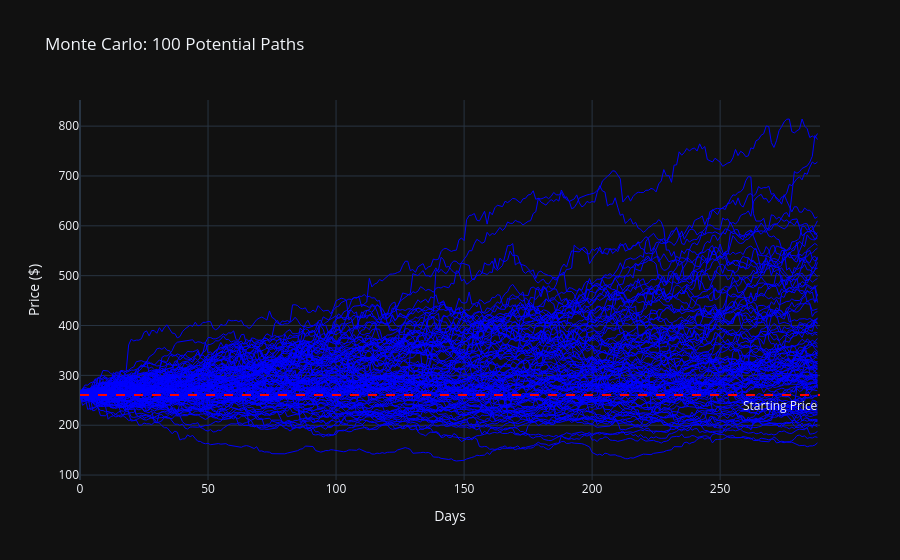
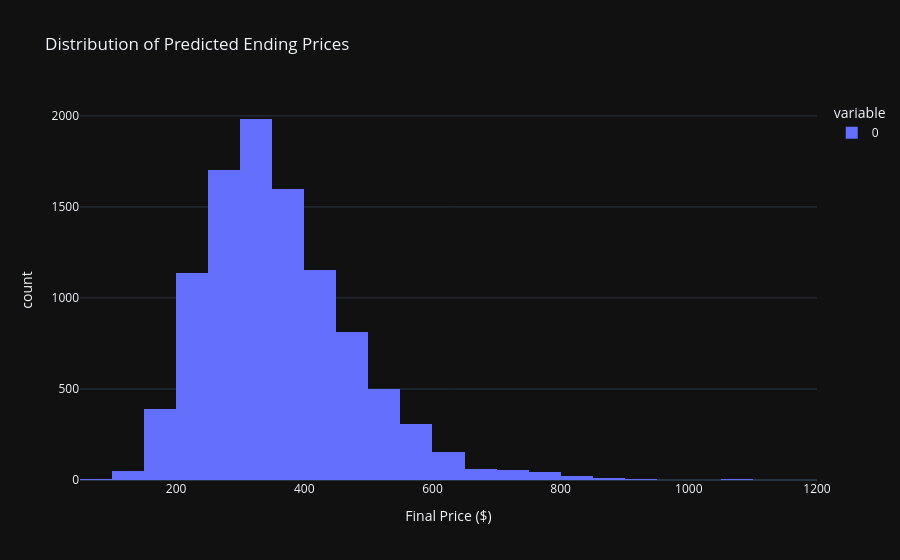

Notebook source saved alongside these figures, in order:
### Code cell
from probfunc import stockDNA, predictEnd2026, predictByDay2026

# a, b, loc, scale = stockDNA('../Data/Log_Simple_Returns.csv', 'Simple Returns')
# predictEnd2026(260.88, a, b, loc, scale)

# a, b, loc, scale = stockDNA('../Data/Spy_simple_returns.csv', 'Simple Returns')
# predictEnd2026(676.33, a, b, loc, scale)

a, b, loc, scale = stockDNA('../Data/Log_Simple_Returns.csv', 'Simple Returns')
predictByDay2026(260.81, a, b, loc, scale, 289)

### Figure 1 — Plotly figure (JSON) as saved in the notebook; plotly's stock layout.template omitted (floating-point values rounded to 4 significant figures; data arrays with more than 128 entries replaced by an {"elided": "..."} marker saying what was removed)
{"data": [{"line": {"color": "blue", "width": 1}, "mode": "lines", "showlegend": false, "type": "scatter", "x": {"elided": "289 int values"}, "y": {"elided": "289 float values"}}, {"line": {"color": "blue", "width": 1}, "mode": "lines", "showlegend": false, "type": "scatter", "x": {"elided": "289 int values"}, "y": {"elided": "289 float values"}}, {"line": {"color": "blue", "width": 1}, "mode": "lines", "showlegend": false, "type": "scatter", "x": {"elided": "289 int values"}, "y": {"elided": "289 float values"}}, {"line": {"color": "blue", "width": 1}, "mode": "lines", "showlegend": false, "type": "scatter", "x": {"elided": "289 int values"}, "y": {"elided": "289 float values"}}, {"line": {"color": "blue", "width": 1}, "mode": "lines", "showlegend": false, "type": "scatter", "x": {"elided": "289 int values"}, "y": {"elided": "289 float values"}}, {"line": {"color": "blue", "width": 1}, "mode": "lines", "showlegend": false, "type": "scatter", "x": {"elided": "289 int values"}, "y": {"elided": "289 float values"}}, {"line": {"color": "blue", "width": 1}, "mode": "lines", "showlegend": false, "type": "scatter", "x": {"elided": "289 int values"}, "y": {"elided": "289 float values"}}, {"line": {"color": "blue", "width": 1}, "mode": "lines", "showlegend": false, "type": "scatter", "x": {"elided": "289 int values"}, "y": {"elided": "289 float values"}}, {"line": {"color": "blue", "width": 1}, "mode": "lines", "showlegend": false, "type": "scatter", "x": {"elided": "289 int values"}, "y": {"elided": "289 float values"}}, {"line": {"color": "blue", "width": 1}, "mode": "lines", "showlegend": false, "type": "scatter", "x": {"elided": "289 int values"}, "y": {"elided": "289 float values"}}, {"line": {"color": "blue", "width": 1}, "mode": "lines", "showlegend": false, "type": "scatter", "x": {"elided": "289 int values"}, "y": {"elided": "289 float values"}}, {"line": {"color": "blue", "width": 1}, "mode": "lines", "showlegend": false, "type": "scatter", "x": {"elided": "289 int values"}, "y": {"elided": "289 float values"}}, {"line": {"color": "blue", "width": 1}, "mode": "lines", "showlegend": false, "type": "scatter", "x": {"elided": "289 int values"}, "y": {"elided": "289 float values"}}, {"line": {"color": "blue", "width": 1}, "mode": "lines", "showlegend": false, "type": "scatter", "x": {"elided": "289 int values"}, "y": {"elided": "289 float values"}}, {"line": {"color": "blue", "width": 1}, "mode": "lines", "showlegend": false, "type": "scatter", "x": {"elided": "289 int values"}, "y": {"elided": "289 float values"}}, {"line": {"color": "blue", "width": 1}, "mode": "lines", "showlegend": false, "type": "scatter", "x": {"elided": "289 int values"}, "y": {"elided": "289 float values"}}, {"line": {"color": "blue", "width": 1}, "mode": "lines", "showlegend": false, "type": "scatter", "x": {"elided": "289 int values"}, "y": {"elided": "289 float values"}}, {"line": {"color": "blue", "width": 1}, "mode": "lines", "showlegend": false, "type": "scatter", "x": {"elided": "289 int values"}, "y": {"elided": "289 float values"}}, {"line": {"color": "blue", "width": 1}, "mode": "lines", "showlegend": false, "type": "scatter", "x": {"elided": "289 int values"}, "y": {"elided": "289 float values"}}, {"line": {"color": "blue", "width": 1}, "mode": "lines", "showlegend": false, "type": "scatter", "x": {"elided": "289 int values"}, "y": {"elided": "289 float values"}}, {"line": {"color": "blue", "width": 1}, "mode": "lines", "showlegend": false, "type": "scatter", "x": {"elided": "289 int values"}, "y": {"elided": "289 float values"}}, {"line": {"color": "blue", "width": 1}, "mode": "lines", "showlegend": false, "type": "scatter", "x": {"elided": "289 int values"}, "y": {"elided": "289 float values"}}, {"line": {"color": "blue", "width": 1}, "mode": "lines", "showlegend": false, "type": "scatter", "x": {"elided": "289 int values"}, "y": {"elided": "289 float values"}}, {"line": {"color": "blue", "width": 1}, "mode": "lines", "showlegend": false, "type": "scatter", "x": {"elided": "289 int values"}, "y": {"elided": "289 float values"}}, {"line": {"color": "blue", "width": 1}, "mode": "lines", "showlegend": false, "type": "scatter", "x": {"elided": "289 int values"}, "y": {"elided": "289 float values"}}, {"line": {"color": "blue", "width": 1}, "mode": "lines", "showlegend": false, "type": "scatter", "x": {"elided": "289 int values"}, "y": {"elided": "289 float values"}}, {"line": {"color": "blue", "width": 1}, "mode": "lines", "showlegend": false, "type": "scatter", "x": {"elided": "289 int values"}, "y": {"elided": "289 float values"}}, {"line": {"color": "blue", "width": 1}, "mode": "lines", "showlegend": false, "type": "scatter", "x": {"elided": "289 int values"}, "y": {"elided": "289 float values"}}, {"line": {"color": "blue", "width": 1}, "mode": "lines", "showlegend": false, "type": "scatter", "x": {"elided": "289 int values"}, "y": {"elided": "289 float values"}}, {"line": {"color": "blue", "width": 1}, "mode": "lines", "showlegend": false, "type": "scatter", "x": {"elided": "289 int values"}, "y": {"elided": "289 float values"}}, {"line": {"color": "blue", "width": 1}, "mode": "lines", "showlegend": false, "type": "scatter", "x": {"elided": "289 int values"}, "y": {"elided": "289 float values"}}, {"line": {"color": "blue", "width": 1}, "mode": "lines", "showlegend": false, "type": "scatter", "x": {"elided": "289 int values"}, "y": {"elided": "289 float values"}}, {"line": {"color": "blue", "width": 1}, "mode": "lines", "showlegend": false, "type": "scatter", "x": {"elided": "289 int values"}, "y": {"elided": "289 float values"}}, {"line": {"color": "blue", "width": 1}, "mode": "lines", "showlegend": false, "type": "scatter", "x": {"elided": "289 int values"}, "y": {"elided": "289 float values"}}, {"line": {"color": "blue", "width": 1}, "mode": "lines", "showlegend": false, "type": "scatter", "x": {"elided": "289 int values"}, "y": {"elided": "289 float values"}}, {"line": {"color": "blue", "width": 1}, "mode": "lines", "showlegend": false, "type": "scatter", "x": {"elided": "289 int values"}, "y": {"elided": "289 float values"}}, {"line": {"color": "blue", "width": 1}, "mode": "lines", "showlegend": false, "type": "scatter", "x": {"elided": "289 int values"}, "y": {"elided": "289 float values"}}, {"line": {"color": "blue", "width": 1}, "mode": "lines", "showlegend": false, "type": "scatter", "x": {"elided": "289 int values"}, "y": {"elided": "289 float values"}}, {"line": {"color": "blue", "width": 1}, "mode": "lines", "showlegend": false, "type": "scatter", "x": {"elided": "289 int values"}, "y": {"elided": "289 float values"}}, {"line": {"color": "blue", "width": 1}, "mode": "lines", "showlegend": false, "type": "scatter", "x": {"elided": "289 int values"}, "y": {"elided": "289 float values"}}, {"line": {"color": "blue", "width": 1}, "mode": "lines", "showlegend": false, "type": "scatter", "x": {"elided": "289 int values"}, "y": {"elided": "289 float values"}}, {"line": {"color": "blue", "width": 1}, "mode": "lines", "showlegend": false, "type": "scatter", "x": {"elided": "289 int values"}, "y": {"elided": "289 float values"}}, {"line": {"color": "blue", "width": 1}, "mode": "lines", "showlegend": false, "type": "scatter", "x": {"elided": "289 int values"}, "y": {"elided": "289 float values"}}, {"line": {"color": "blue", "width": 1}, "mode": "lines", "showlegend": false, "type": "scatter", "x": {"elided": "289 int values"}, "y": {"elided": "289 float values"}}, {"line": {"color": "blue", "width": 1}, "mode": "lines", "showlegend": false, "type": "scatter", "x": {"elided": "289 int values"}, "y": {"elided": "289 float values"}}, {"line": {"color": "blue", "width": 1}, "mode": "lines", "showlegend": false, "type": "scatter", "x": {"elided": "289 int values"}, "y": {"elided": "289 float values"}}, {"line": {"color": "blue", "width": 1}, "mode": "lines", "showlegend": false, "type": "scatter", "x": {"elided": "289 int values"}, "y": {"elided": "289 float values"}}, {"line": {"color": "blue", "width": 1}, "mode": "lines", "showlegend": false, "type": "scatter", "x": {"elided": "289 int values"}, "y": {"elided": "289 float values"}}, {"line": {"color": "blue", "width": 1}, "mode": "lines", "showlegend": false, "type": "scatter", "x": {"elided": "289 int values"}, "y": {"elided": "289 float values"}}, {"line": {"color": "blue", "width": 1}, "mode": "lines", "showlegend": false, "type": "scatter", "x": {"elided": "289 int values"}, "y": {"elided": "289 float values"}}, {"line": {"color": "blue", "width": 1}, "mode": "lines", "showlegend": false, "type": "scatter", "x": {"elided": "289 int values"}, "y": {"elided": "289 float values"}}, {"line": {"color": "blue", "width": 1}, "mode": "lines", "showlegend": false, "type": "scatter", "x": {"elided": "289 int values"}, "y": {"elided": "289 float values"}}, {"line": {"color": "blue", "width": 1}, "mode": "lines", "showlegend": false, "type": "scatter", "x": {"elided": "289 int values"}, "y": {"elided": "289 float values"}}, {"line": {"color": "blue", "width": 1}, "mode": "lines", "showlegend": false, "type": "scatter", "x": {"elided": "289 int values"}, "y": {"elided": "289 float values"}}, {"line": {"color": "blue", "width": 1}, "mode": "lines", "showlegend": false, "type": "scatter", "x": {"elided": "289 int values"}, "y": {"elided": "289 float values"}}, {"line": {"color": "blue", "width": 1}, "mode": "lines", "showlegend": false, "type": "scatter", "x": {"elided": "289 int values"}, "y": {"elided": "289 float values"}}, {"line": {"color": "blue", "width": 1}, "mode": "lines", "showlegend": false, "type": "scatter", "x": {"elided": "289 int values"}, "y": {"elided": "289 float values"}}, {"line": {"color": "blue", "width": 1}, "mode": "lines", "showlegend": false, "type": "scatter", "x": {"elided": "289 int values"}, "y": {"elided": "289 float values"}}, {"line": {"color": "blue", "width": 1}, "mode": "lines", "showlegend": false, "type": "scatter", "x": {"elided": "289 int values"}, "y": {"elided": "289 float values"}}, {"line": {"color": "blue", "width": 1}, "mode": "lines", "showlegend": false, "type": "scatter", "x": {"elided": "289 int values"}, "y": {"elided": "289 float values"}}, {"line": {"color": "blue", "width": 1}, "mode": "lines", "showlegend": false, "type": "scatter", "x": {"elided": "289 int values"}, "y": {"elided": "289 float values"}}, {"line": {"color": "blue", "width": 1}, "mode": "lines", "showlegend": false, "type": "scatter", "x": {"elided": "289 int values"}, "y": {"elided": "289 float values"}}, {"line": {"color": "blue", "width": 1}, "mode": "lines", "showlegend": false, "type": "scatter", "x": {"elided": "289 int values"}, "y": {"elided": "289 float values"}}, {"line": {"color": "blue", "width": 1}, "mode": "lines", "showlegend": false, "type": "scatter", "x": {"elided": "289 int values"}, "y": {"elided": "289 float values"}}, {"line": {"color": "blue", "width": 1}, "mode": "lines", "showlegend": false, "type": "scatter", "x": {"elided": "289 int values"}, "y": {"elided": "289 float values"}}, {"line": {"color": "blue", "width": 1}, "mode": "lines", "showlegend": false, "type": "scatter", "x": {"elided": "289 int values"}, "y": {"elided": "289 float values"}}, {"line": {"color": "blue", "width": 1}, "mode": "lines", "showlegend": false, "type": "scatter", "x": {"elided": "289 int values"}, "y": {"elided": "289 float values"}}, {"line": {"color": "blue", "width": 1}, "mode": "lines", "showlegend": false, "type": "scatter", "x": {"elided": "289 int values"}, "y": {"elided": "289 float values"}}, {"line": {"color": "blue", "width": 1}, "mode": "lines", "showlegend": false, "type": "scatter", "x": {"elided": "289 int values"}, "y": {"elided": "289 float values"}}, {"line": {"color": "blue", "width": 1}, "mode": "lines", "showlegend": false, "type": "scatter", "x": {"elided": "289 int values"}, "y": {"elided": "289 float values"}}, {"line": {"color": "blue", "width": 1}, "mode": "lines", "showlegend": false, "type": "scatter", "x": {"elided": "289 int values"}, "y": {"elided": "289 float values"}}, {"line": {"color": "blue", "width": 1}, "mode": "lines", "showlegend": false, "type": "scatter", "x": {"elided": "289 int values"}, "y": {"elided": "289 float values"}}, {"line": {"color": "blue", "width": 1}, "mode": "lines", "showlegend": false, "type": "scatter", "x": {"elided": "289 int values"}, "y": {"elided": "289 float values"}}, {"line": {"color": "blue", "width": 1}, "mode": "lines", "showlegend": false, "type": "scatter", "x": {"elided": "289 int values"}, "y": {"elided": "289 float values"}}, {"line": {"color": "blue", "width": 1}, "mode": "lines", "showlegend": false, "type": "scatter", "x": {"elided": "289 int values"}, "y": {"elided": "289 float values"}}, {"line": {"color": "blue", "width": 1}, "mode": "lines", "showlegend": false, "type": "scatter", "x": {"elided": "289 int values"}, "y": {"elided": "289 float values"}}, {"line": {"color": "blue", "width": 1}, "mode": "lines", "showlegend": false, "type": "scatter", "x": {"elided": "289 int values"}, "y": {"elided": "289 float values"}}, {"line": {"color": "blue", "width": 1}, "mode": "lines", "showlegend": false, "type": "scatter", "x": {"elided": "289 int values"}, "y": {"elided": "289 float values"}}, {"line": {"color": "blue", "width": 1}, "mode": "lines", "showlegend": false, "type": "scatter", "x": {"elided": "289 int values"}, "y": {"elided": "289 float values"}}, {"line": {"color": "blue", "width": 1}, "mode": "lines", "showlegend": false, "type": "scatter", "x": {"elided": "289 int values"}, "y": {"elided": "289 float values"}}, {"line": {"color": "blue", "width": 1}, "mode": "lines", "showlegend": false, "type": "scatter", "x": {"elided": "289 int values"}, "y": {"elided": "289 float values"}}, {"line": {"color": "blue", "width": 1}, "mode": "lines", "showlegend": false, "type": "scatter", "x": {"elided": "289 int values"}, "y": {"elided": "289 float values"}}, {"line": {"color": "blue", "width": 1}, "mode": "lines", "showlegend": false, "type": "scatter", "x": {"elided": "289 int values"}, "y": {"elided": "289 float values"}}, {"line": {"color": "blue", "width": 1}, "mode": "lines", "showlegend": false, "type": "scatter", "x": {"elided": "289 int values"}, "y": {"elided": "289 float values"}}, {"line": {"color": "blue", "width": 1}, "mode": "lines", "showlegend": false, "type": "scatter", "x": {"elided": "289 int values"}, "y": {"elided": "289 float values"}}, {"line": {"color": "blue", "width": 1}, "mode": "lines", "showlegend": false, "type": "scatter", "x": {"elided": "289 int values"}, "y": {"elided": "289 float values"}}, {"line": {"color": "blue", "width": 1}, "mode": "lines", "showlegend": false, "type": "scatter", "x": {"elided": "289 int values"}, "y": {"elided": "289 float values"}}, {"line": {"color": "blue", "width": 1}, "mode": "lines", "showlegend": false, "type": "scatter", "x": {"elided": "289 int values"}, "y": {"elided": "289 float values"}}, {"line": {"color": "blue", "width": 1}, "mode": "lines", "showlegend": false, "type": "scatter", "x": {"elided": "289 int values"}, "y": {"elided": "289 float values"}}, {"line": {"color": "blue", "width": 1}, "mode": "lines", "showlegend": false, "type": "scatter", "x": {"elided": "289 int values"}, "y": {"elided": "289 float values"}}, {"line": {"color": "blue", "width": 1}, "mode": "lines", "showlegend": false, "type": "scatter", "x": {"elided": "289 int values"}, "y": {"elided": "289 float values"}}, {"line": {"color": "blue", "width": 1}, "mode": "lines", "showlegend": false, "type": "scatter", "x": {"elided": "289 int values"}, "y": {"elided": "289 float values"}}, {"line": {"color": "blue", "width": 1}, "mode": "lines", "showlegend": false, "type": "scatter", "x": {"elided": "289 int values"}, "y": {"elided": "289 float values"}}, {"line": {"color": "blue", "width": 1}, "mode": "lines", "showlegend": false, "type": "scatter", "x": {"elided": "289 int values"}, "y": {"elided": "289 float values"}}, {"line": {"color": "blue", "width": 1}, "mode": "lines", "showlegend": false, "type": "scatter", "x": {"elided": "289 int values"}, "y": {"elided": "289 float values"}}, {"line": {"color": "blue", "width": 1}, "mode": "lines", "showlegend": false, "type": "scatter", "x": {"elided": "289 int values"}, "y": {"elided": "289 float values"}}, {"line": {"color": "blue", "width": 1}, "mode": "lines", "showlegend": false, "type": "scatter", "x": {"elided": "289 int values"}, "y": {"elided": "289 float values"}}, {"line": {"color": "blue", "width": 1}, "mode": "lines", "showlegend": false, "type": "scatter", "x": {"elided": "289 int values"}, "y": {"elided": "289 float values"}}, {"line": {"color": "blue", "width": 1}, "mode": "lines", "showlegend": false, "type": "scatter", "x": {"elided": "289 int values"}, "y": {"elided": "289 float values"}}, {"line": {"color": "blue", "width": 1}, "mode": "lines", "showlegend": false, "type": "scatter", "x": {"elided": "289 int values"}, "y": {"elided": "289 float values"}}], "layout": {"annotations": [{"showarrow": false, "text": "Starting Price", "x": 1, "xanchor": "right", "xref": "x domain", "y": 260.8, "yanchor": "top", "yref": "y"}], "hovermode": "x", "shapes": [{"line": {"color": "red", "dash": "dash"}, "type": "line", "x0": 0, "x1": 1, "xref": "x domain", "y0": 260.8, "y1": 260.8, "yref": "y"}], "title": {"text": "Monte Carlo: 100 Potential Paths"}, "xaxis": {"range": [0, 289], "title": {"text": "Days"}}, "yaxis": {"title": {"text": "Price ($)"}}}}

### Figure 2 — Plotly figure (JSON) as saved in the notebook; plotly's stock layout.template omitted (floating-point values rounded to 4 significant figures; data arrays with more than 128 entries replaced by an {"elided": "..."} marker saying what was removed)
{"data": [{"bingroup": "x", "hovertemplate": "variable=0<br>Final Price ($)=%{x}<br>count=%{y}<extra></extra>", "legendgroup": "0", "marker": {"color": "#636efa", "pattern": {"shape": ""}}, "name": "0", "nbinsx": 50, "orientation": "v", "showlegend": true, "type": "histogram", "x": {"elided": "10000 float values"}, "xaxis": "x", "yaxis": "y"}], "layout": {"barmode": "relative", "legend": {"title": {"text": "variable"}, "tracegroupgap": 0}, "title": {"text": "Distribution of Predicted Ending Prices"}, "xaxis": {"anchor": "y", "domain": [0, 1], "title": {"text": "Final Price ($)"}}, "yaxis": {"anchor": "x", "domain": [0, 1], "title": {"text": "count"}}}}
